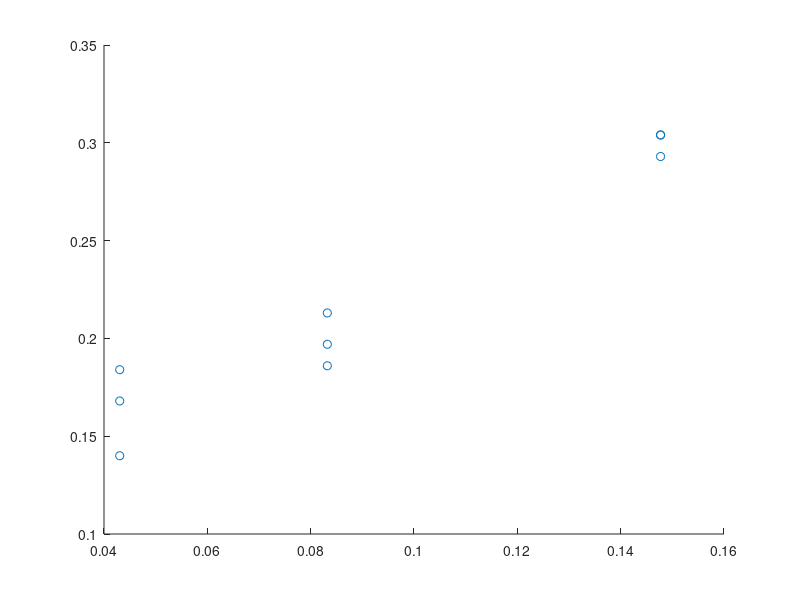
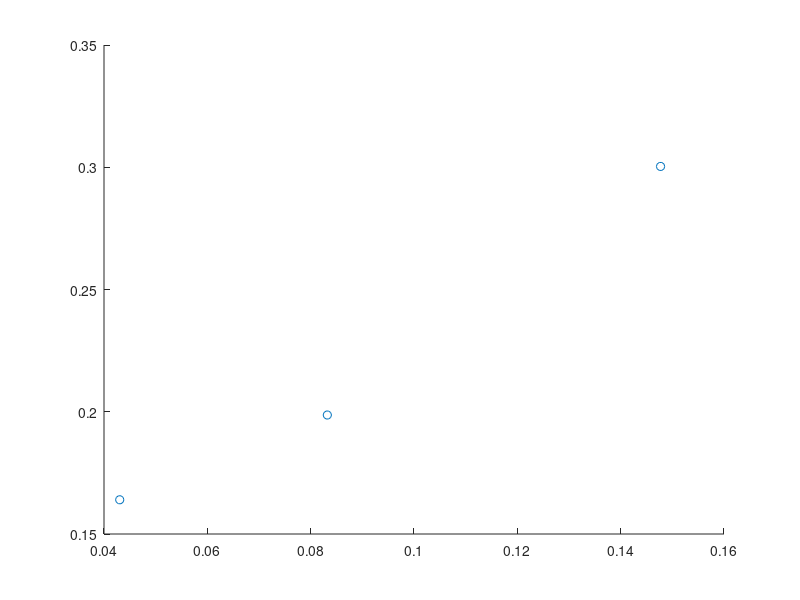

Source code (MATLAB) for these figures, in order:
astock = 250;
alabel = 125;
donor = 200;
ex = 24;


deV = (20*ex + 1*donor)/21;

a1V = (10*ex + 1*astock)/11;
a1_labV = alabel/11;
a1_labN= a1_labV/a1V;

a2V = (20*ex + 20*a1V)/42;
a2_labV = a1_labV/(42/20);
a2_lab = a2_labV/a2V;

a3V = (15*ex + 15*a2V)/32;
a3_labV = a2_labV/(32/15);
a3_lab = a3_labV/a3V;

m1V = (a1V+deV)/2; 
m2V = (a2V+deV)/2;
m3V = (a3V+deV)/2;

m1_labV = a1_labV/2;
m1_labN = m1_labV/m1V;

m2_labV = a2_labV/2;
m2_labN = m2_labV/m2V;

m3_labV = a3_labV/2;
m3_labN = m3_labV/m3V;

fprintf('m1_Afrac %1.3f m2_Afrac is %1.3f m3_Afrac is %1.3f \n', 200*m1_labN,200*m2_labN,200*m3_labN);

aest = [m1_labN,m1_labN,m1_labN,  m2_labN,m2_labN,m2_labN, m3_labN,m3_labN,m3_labN];
af = [.304,.304,.293,.186,.213,.197,.168,.14,.184];

figure(2); clf;scatter(aest,af);


aestm = [m1_labN,m2_labN,m3_labN ];
afm = [mean(af(1:3)),mean(af(4:6)),mean(af(7:9))];
figure(3); clf;scatter(aestm,afm);





